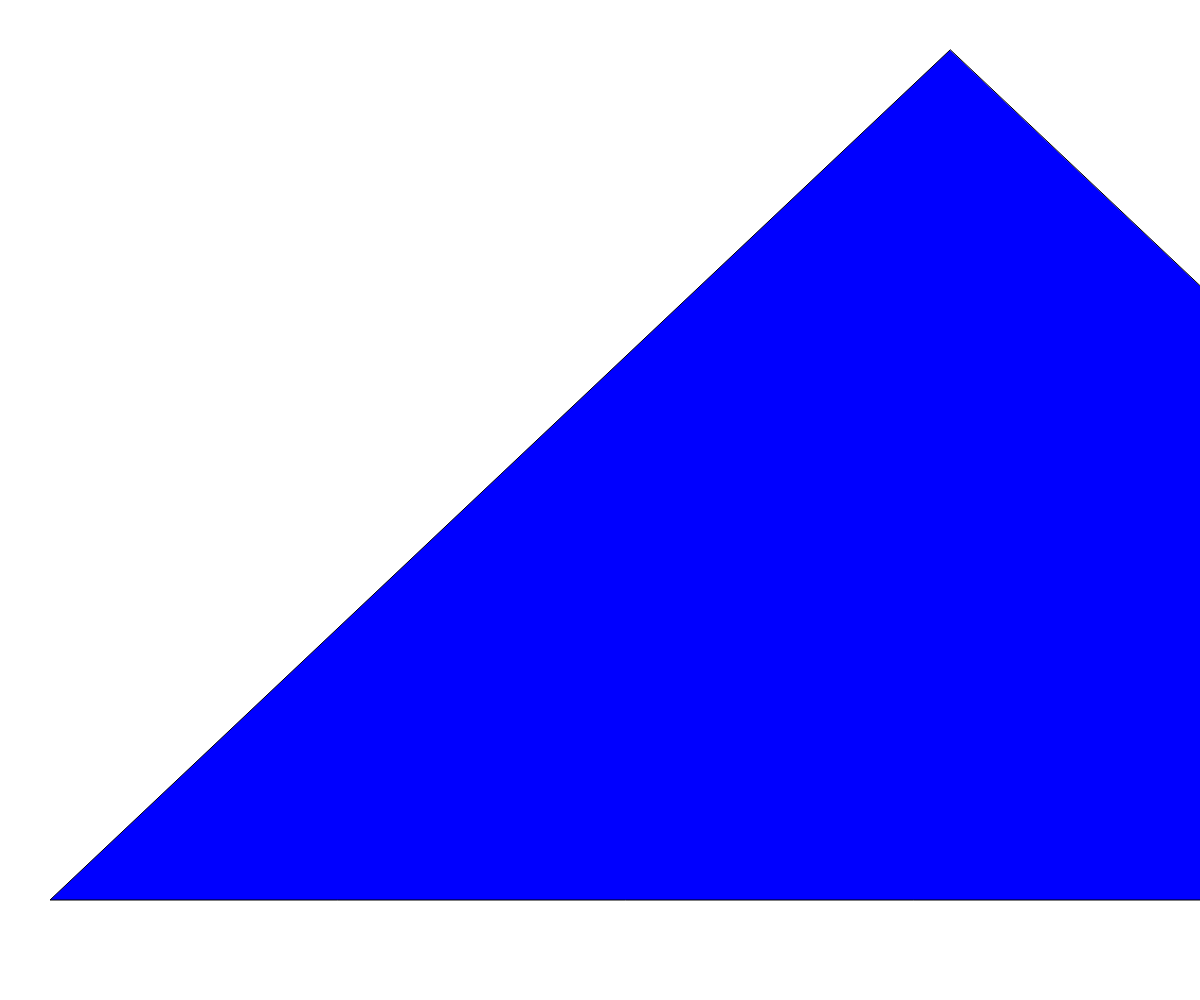
Frame 1 (no input)
Frame 60 (no input): identical to frame 1, image omitted
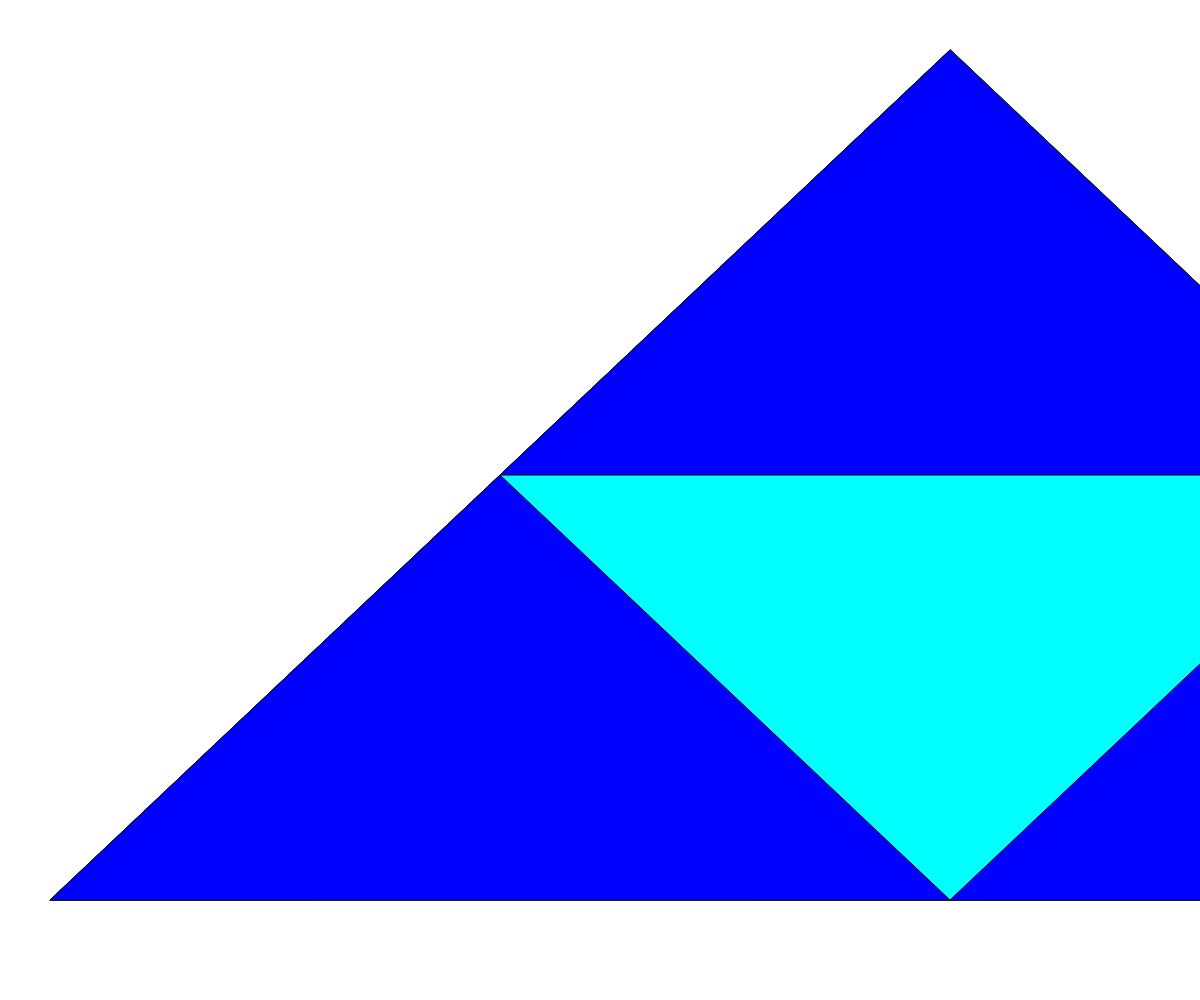
Frame 120 (the mouse pressed at the canvas centre since frame 60)

The p5.js sketch that drew these frames (run headless with seeded random() and noise() and a simulated clock; from frame 60 on, the mouse is pressed at the canvas centre):

// p5.js sketch
// ── sketch.js
// Recursion Visual Demo
// Sierpinski Triangle


let initialTriangle = [
  {x: 950, y: 50},
  {x: 50, y: 900},
  {x: 1850, y: 900}
];

let theDepth = 0;
let theColors = ["blue", "cyan", "green", "purple", "red", "yellow", "orange", "brown", "grey"];


function setup() {
  createCanvas(windowWidth, windowHeight);
  sierpinski(initialTriangle, theDepth);
}

function draw() {
  // background(220);
}

function mousePressed(){
  if (theDepth < 8){
    theDepth++;
    background("white");
    sierpinski(initialTriangle, theDepth);
  }
}

function sierpinski(points, depth){
  fill(theColors[depth]);
  triangle(points[0].x, points[0].y, points[1].x, points[1].y, points[2].x, points[2].y);

  if(depth > 0){
    //top triangle
    sierpinski([points[0], midPoint(points[0], points[1]), midPoint(points[0], points[2])], depth - 1);

    //bottom left triangle
    sierpinski([points[1], midPoint(points[0], points[1]), midPoint(points[1], points[2])], depth - 1);

    //bottom right triangle
    sierpinski([points[2], midPoint(points[0], points[2]), midPoint(points[1], points[2])], depth - 1);
  }

}

function midPoint(point1, point2){
  let midX = (point1.x + point2.x) / 2;
  let midY = (point1.y + point2.y) / 2;
  return {x: midX, y: midY};
}
